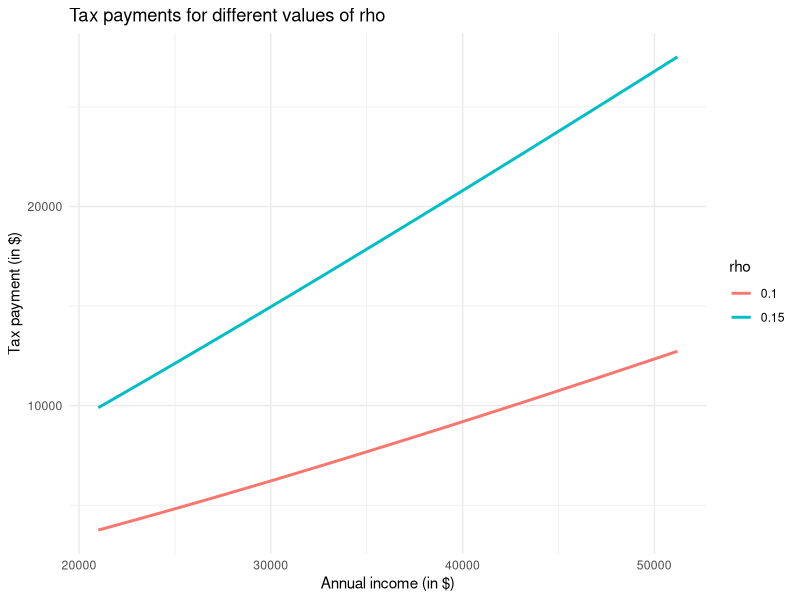

Write the R code that produced this figure.
# R for Policy — Module 06: Loops
# Complete module: 3 lessons, all worked examples and exercise solutions.
# These are the reference solutions; they do not include your browser edits.
# Run sections in order, or source this entire file in R.

# SETUP
# Install once, if needed: install.packages(c("dplyr", "tidyr", "ggplot2"))
library(dplyr)
library(tidyr)
library(ggplot2)

# Synthetic practice data: no real observations or empirical estimates.
# The same CSV data used on the website are embedded below.
# read.csv(text = ...) reads this embedded CSV instead of a separate file.
# No additional data downloads or working-directory changes are required.
income_profile_csv <- "age,gender,annual_income,n_people\n20,Female,22000,1010\n20,Male,21000,830\n21,Female,24100,1040\n21,Male,23300,850\n22,Female,26100,1080\n22,Male,25500,880\n23,Female,28100,1100\n23,Male,27600,920\n24,Female,29900,1120\n24,Male,29700,950\n25,Female,31700,1130\n25,Male,31600,990\n26,Female,33300,1130\n26,Male,33500,1030\n27,Female,34800,1120\n27,Male,35200,1060\n28,Female,36200,1120\n28,Male,36900,1090\n29,Female,37500,1110\n29,Male,38400,1120\n30,Female,38700,1100\n30,Male,39900,1140\n31,Female,39800,1090\n31,Male,41300,1160\n32,Female,40700,1090\n32,Male,42500,1170\n33,Female,41600,1090\n33,Male,43700,1180\n34,Female,42400,1100\n34,Male,44700,1180\n35,Female,43100,1110\n35,Male,45700,1170\n36,Female,43700,1130\n36,Male,46600,1170\n37,Female,44200,1150\n37,Male,47400,1160\n38,Female,44700,1160\n38,Male,48100,1140\n39,Female,45100,1180\n39,Male,48700,1130\n40,Female,45400,1190\n40,Male,49200,1110\n41,Female,45800,1190\n41,Male,49700,1100\n42,Female,46000,1190\n42,Male,50100,1090\n43,Female,46300,1180\n43,Male,50500,1080\n44,Female,46500,1160\n44,Male,50700,1070\n45,Female,46700,1140\n45,Male,50900,1060\n46,Female,46800,1110\n46,Male,51100,1060\n47,Female,46900,1070\n47,Male,51200,1060\n48,Female,47000,1040\n48,Male,51200,1060\n49,Female,47000,1010\n49,Male,51200,1070\n50,Female,46900,970\n50,Male,51100,1070\n51,Female,46800,950\n51,Male,51000,1070\n52,Female,46600,930\n52,Male,50800,1080\n53,Female,46400,910\n53,Male,50600,1070\n54,Female,46000,900\n54,Male,50300,1070\n55,Female,45600,900\n55,Male,49900,1060\n56,Female,45000,900\n56,Male,49400,1040\n57,Female,44400,900\n57,Male,48900,1020\n58,Female,43600,900\n58,Male,48300,1000\n59,Female,42800,890\n59,Male,47700,970\n60,Female,41800,880\n60,Male,46900,940\n61,Female,40700,870\n61,Male,46100,900\n62,Female,39500,850\n62,Male,45100,860\n63,Female,38200,820\n63,Male,44100,830\n64,Female,36800,790\n64,Male,43000,790\n65,Female,35200,760\n65,Male,41800,750\n"

# ======================================================================
# LESSON 1: Repeat a calculation with a loop
# ======================================================================

# WORKED EXAMPLE
tax_payment <- function(y, tau = -1, rho = 0.12) {
  y - ((1 - tau) / (1 - rho)) * y^(1 - rho)
}

incomes <- c(20000, 40000, 60000)

for (y in incomes) {
  payment <- tax_payment(y)
  print(payment)
}

# EXERCISE SOLUTION: Calculate payments for three values of rho
tax_payment <- function(y, tau = -1, rho = 0.12) {
  y - ((1 - tau) / (1 - rho)) * y^(1 - rho)
}
income <- 40000
rho_values <- c(0.08, 0.12, 0.16)
for (rho in rho_values) {
  payment <- tax_payment(income, tau = -1, rho = rho)
  print(payment)
}

# ======================================================================
# LESSON 2: Save the results of a loop
# ======================================================================

# WORKED EXAMPLE
tax_payment <- function(y, tau = -1, rho = 0.12) {
  y - ((1 - tau) / (1 - rho)) * y^(1 - rho)
}

# Set up a vector for storing results
payments <- numeric(0)

# Calculate and save the first payment
payment <- tax_payment(20000)
payments <- c(payments, payment)
payments

# Add the second payment to the saved results
payment <- tax_payment(40000)
payments <- c(payments, payment)
payments

# FOLLOW-UP EXAMPLE: Let the loop collect the payments
tax_payment <- function(y, tau = -1, rho = 0.12) {
  y - ((1 - tau) / (1 - rho)) * y^(1 - rho)
}

incomes <- c(20000, 40000, 60000)

# 1. Start with an empty vector
payments <- numeric(0)

# 2. Use the loop from Lesson 1 and save each payment
for (y in incomes) {
  payment <- tax_payment(y)
  print(payment)
  payments <- c(payments, payment)
}

# 3. Display all saved payments beside their incomes
data.frame(income = incomes, tax = payments)


# EXERCISE SOLUTION: Save payments for three values of rho
tax_payment <- function(y, tau = -1, rho = 0.12) {
  y - ((1 - tau) / (1 - rho)) * y^(1 - rho)
}
income <- 40000
rho_values <- c(0.08, 0.12, 0.16)
payments <- numeric(0)
for (rho in rho_values) {
  payment <- tax_payment(income, tau = -1, rho = rho)
  payments <- c(payments, payment)
}
data.frame(rho = rho_values, tax_payment = payments)

# ======================================================================
# LESSON 3: Apply a function to a dataset
# ======================================================================

# Prepare the data for this lesson
df <- read.csv(text = income_profile_csv)

# WORKED EXAMPLE
tax_payment <- function(y, tau = -1, rho = 0.12) {
  y - ((1 - tau) / (1 - rho)) * y^(1 - rho)
}

# 1. Copy the income data and choose the values of rho
df_tax <- df
rho_values <- c(0.1, 0.15)

for (rho in rho_values) {
  # 2. Create a column name for the current rho
  column_name <- paste0("tax_rho_", rho)

  # 3. Calculate the payments and save them in the new column
  df_tax[[column_name]] <- tax_payment(
    df$annual_income,
    tau = -1,
    rho = rho
  )
}

# Display the original data and the new tax columns
head(df_tax)

# EXERCISE SOLUTION: Add tax columns for three values of rho
tax_payment <- function(y, tau = -1, rho = 0.12) {
  y - ((1 - tau) / (1 - rho)) * y^(1 - rho)
}
df_tax <- df
rho_values <- c(0.08, 0.12, 0.16)
for (rho in rho_values) {
  column_name <- paste0("tax_rho_", rho)
  df_tax[[column_name]] <- tax_payment(
    df$annual_income,
    tau = -1,
    rho = rho
  )
}
head(df_tax)

# FOLLOW-UP EXAMPLE: Compare the tax payments in a graph
tax_payment <- function(y, tau = -1, rho = 0.12) {
  y - ((1 - tau) / (1 - rho)) * y^(1 - rho)
}

# Recreate the two tax columns with a for loop
df_tax <- df
rho_values <- c(0.1, 0.15)
for (rho in rho_values) {
  column_name <- paste0("tax_rho_", rho)
  df_tax[[column_name]] <- tax_payment(
    df$annual_income,
    tau = -1,
    rho = rho
  )
}

# Move the two tax columns into long format
# names_prefix removes "tax_rho_" from the labels in the rho column
plot_data <- df_tax %>%
  pivot_longer(
    cols = c(tax_rho_0.1, tax_rho_0.15),
    names_to = "rho",
    names_prefix = "tax_rho_",
    values_to = "tax_payment"
  )

# Draw one line for each value of rho
p <- ggplot(plot_data, aes(
  x = annual_income, y = tax_payment, colour = rho
)) +
  geom_line(linewidth = 1) +
  labs(
    title = "Tax payments for different values of rho",
    x = "Annual income (in $)",
    y = "Tax payment (in $)",
    colour = "rho"
  ) +
  theme_minimal()
p
